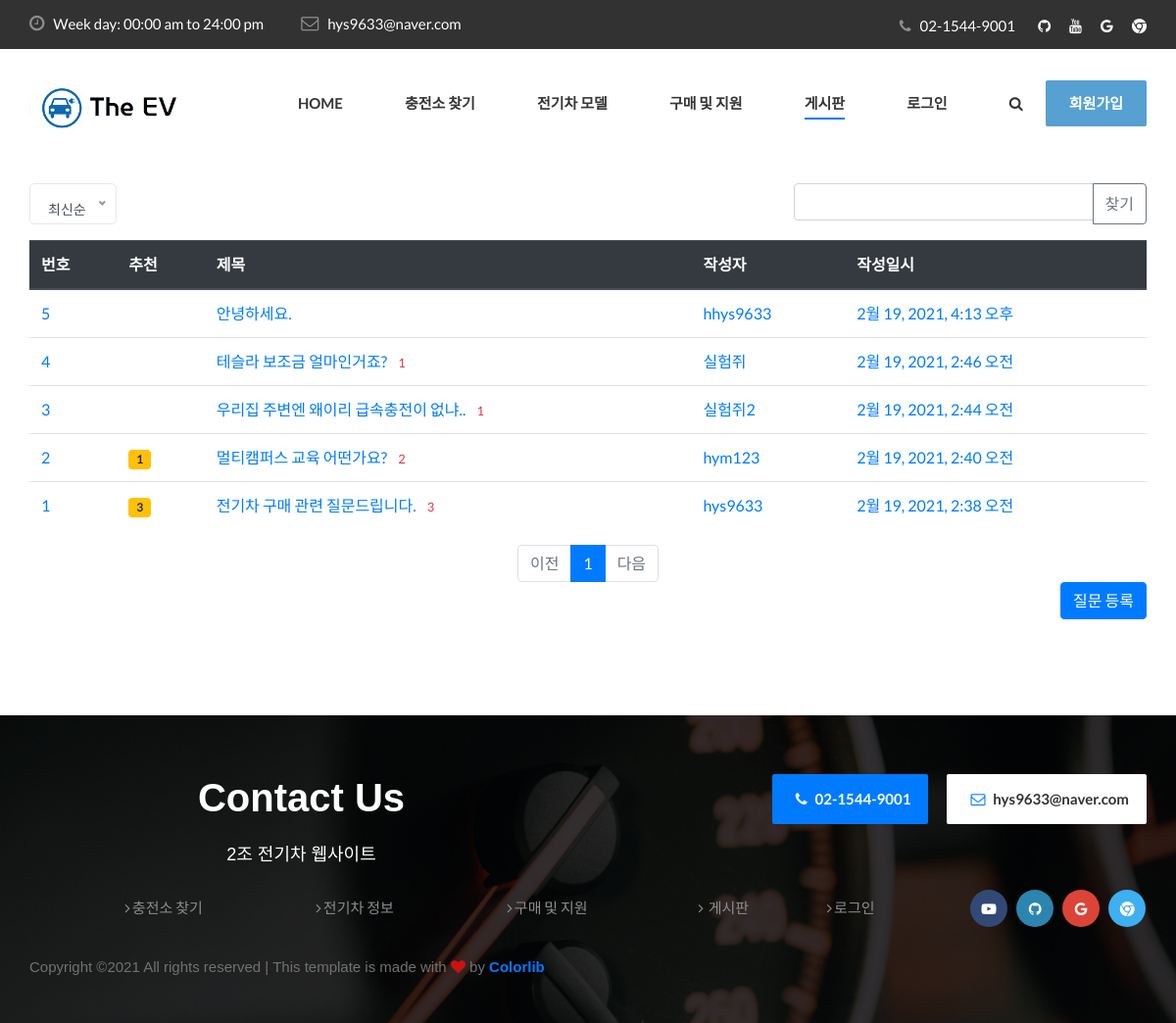
/EVapp/question_list/, run on the app's committed database.
### EVapp/models.py (models this page shows, shortened)
class Question(models.Model):
    author = models.ForeignKey(User, on_delete=models.CASCADE, related_name='author_question')
    subject = models.CharField(max_length=100)
    content = models.TextField()
    create_at = models.DateTimeField(auto_now_add=True)
    modify_date = models.DateTimeField(null=True, blank=True)
    voter = models.ManyToManyField(User, related_name='voter_question')

### EVapp/views.py (the view, shortened to what this page needs)
# urls.py: path('question_list/', views.question_list, name='question_list'),
def question_list(request):
 page = request.GET.get('page', '1')
 kw = request.GET.get('kw', '')
 so = request.GET.get('so', 'recent')
 if so == 'recommend':
     question_list = Question.objects.annotate(num_voter=Count('voter')).order_by('-num_voter', '-create_at')
 elif so == 'popular':
     question_list = Question.objects.annotate(num_answer=Count('answer')).order_by('-num_answer', '-create_at')
 else:  # recent
     question_list = Question.objects.order_by('-create_at')
 paginator = Paginator(question_list, 10)
 page_obj = paginator.get_page(page)
 context = {'question_list': page_obj, 'page': page, 'kw': kw, 'so' : so}
 return render(request, 'EVapp/question_list.html', context)

### EVapp/templates/EVapp/question_list.html (shortened to what this page needs)
<!DOCTYPE html>
<html lang="ko">
{% load static %}
<head>
    <link rel="stylesheet" href="{% static 'css/bootstrap.min.css' %}">
    <link rel="stylesheet" href="{% static 'css/font-awesome.min.css' %}">
    <link rel="stylesheet" href="{% static 'css/elegant-icons.css' %}">
    <link rel="stylesheet" href="{% static 'css/nice-select.css' %}">
    <link rel="stylesheet" href="{% static 'css/magnific-popup.css' %}">
    <link rel="stylesheet" href="{% static 'css/jquery-ui.min.css' %}">
    <link rel="stylesheet" href="{% static 'css/owl.carousel.min.css' %}">
    <link rel="stylesheet" href="{% static 'css/slicknav.min.css' %}">
    <link rel="stylesheet" href="{% static 'css/style.css' %}">
</head>
<body>
    <header class="header">
        <div class="header__top">
            <div class="container">
                <div class="row">
                    <div class="col-lg-7">
                        <ul class="header__top__widget">
                            <li><i class="fa fa-clock-o"></i> Week day: 00:00 am to 24:00 pm</li>
                            <li><i class="fa fa-envelope-o"></i> hys9633@naver.com</li>
                        </ul>
                    </div>
                    <div class="col-lg-5">
                        <div class="header__top__right">
                            <div class="header__top__phone">
                                <i class="fa fa-phone"></i>
                                <span>02-1544-9001</span>
                            </div>
                            <div class="header__top__social">
                                <a href="https://github.com/bongsuyeon/Project_Electric-Vehicle"><i class="fa fa-github"></i></a>
                                <a href="https://www.youtube.com/results?search_query=%EC%A0%84%EA%B8%B0%EC%B0%A8"><i class="fa fa-youtube"></i></a>
                                <a href="https://www.google.co.kr/search?safe=strict&source=hp&ei=rCYrYLG9EdeTr7wPqfKi2Ac&iflsig=AINFCbYAAAAAYCs0vLq8tMS5gM00fO1IIUNMuMpZdEB1&q=%EC%A0%84%EA%B8%B0%EC%B0%A8&oq=%EC%A0%84%EA%B8%B0%EC%B0%A8&gs_lcp=Cgdnd3Mtd2l6EAMyCAgAELEDEIMBMggIABCxAxCDATIICAAQsQMQgwEyCAgAELEDEIMBMggIABCxAxCDATIICAAQsQMQgwEyCAgAELEDEIMBMggIABCxAxCDATIICAAQsQMQgwEyBAgAEAM6AggAOgUIABCxA1CQBlj1EWCwE2gCcAB4AYABkQGIAc4IkgEDMC44mAEAoAEBqgEHZ3dzLXdperABAA&sclient=gws-wiz&ved=0ahUKEwixw-n2pu3uAhXXyYsBHSm5CHsQ4dUDCAc&uact=5"><i class="fa fa-google"></i></a>
                                <a href="https://www.google.co.kr/chrome/?brand=JJTC&gclid=Cj0KCQiA1KiBBhCcARIsAPWqoSqAXvtBiUxMxP79vieCyAc4s_SEDG1Vm-IUOHPlViJmpfIZa5BXjTUaAoiLEALw_wcB&gclsrc=aw.ds"><i class="fa fa-chrome"></i></a>
                            </div>
                        </div>
                    </div>
                </div>
            </div>
        </div>
        <div class="container">
            <div class="row">
                <div class="col-lg-2">
                    <div class="header__logo">
                        <a href="{% url 'index' %}"><img src="{% static 'img/logo.png' %}" alt=""></a>
                    </div>
                </div>
                <div class="col-lg-10">
                    <div class="header__nav">
                        <nav class="header__menu">
                            <ul>
                                <li><a href="{% url 'index' %}">Home</a></li>
                                <li><a href="{% url 'map' %}">충전소 찾기</a></li>
                                <li><a href="{% url 'car' %}">전기차 모델</a></li>
                                <li><a href="#">구매 및 지원</a>
                                </li>
                                <li class="active"><a href="{% url 'question_list' %}">게시판</a></li>
                                <li>
                                {% if user.is_authenticated %}
                                    <a class="nav-link" href="{% url 'logout' %}">{{ user.username }} (로그아웃)</a>
                                    {% else %}
                                    <a href="{% url 'login' %}">로그인</a>
                                    {% endif %}
                                </li>
                            </ul>
                        </nav>
                        <div class="header__nav__widget">
                            <div class="header__nav__widget__btn">
                                <a href="#" class="search-switch"><i class="fa fa-search"></i></a>
                            </div>
                            <a href="{% url 'signup'%}" class="primary-btn">회원가입</a>
                        </div>
                    </div>
                </div>
            </div>
        </div>
    </header>
{% load EVapp_filter %}
<div class="container my-3">
 <div class="row justify-content-between my-3">
     <div class="col-2">
     </div>
     <div class="col-4 input-group">
         <input type="text" class="form-control kw" value="{{ kw|default_if_none:'' }}">
         <div class="input-group-append">
          <button class="btn btn-outline-secondary" type="button" id="btn_search">찾기</button>
         </div>
     </div>
 </div>
 <table class="table">
 <thead class="thead-dark">
 <tr>
 <th>번호</th>
 <th>추천</th>
 <th>제목</th>
 <th>작성자</th>
 <th>작성일시</th>
 </tr>
 </thead>
  <tbody>
  {% for q in question_list %}
   <tr>
   <td>
       <a href="/EVapp/board/{{ q.id }}/">{{ question_list.paginator.count|sub:question_list.start_index|sub:forloop.counter0|add:1 }}</a>
   </td>
   <td>
       {% if q.voter.all.count > 0 %}
       <span class="badge badge-warning px-2 py-1">{{ q.voter.all.count }}</span>
       {% endif %}
   </td>
   <td>
       <a href="/EVapp/board/{{ q.id }}/">{{ q.subject }}</a>
       {% if q.answer_set.count > 0 %}
       <span class="text-danger small ml-2">{{ q.answer_set.count }}</span>
       {% endif %}
   </td>
   <td><a href="/EVapp/board/{{ q.id }}/"> {{ q.author }} </a></td>
   <td><a href="/EVapp/board/{{ q.id }}/"> {{ q.create_at }} </a></td>
   </tr>
 {% endfor %}
  </tbody>
  </table>
    <ul class="pagination justify-content-center">
        {% if question_list.has_previous %}
        <li class="page-item">
            <a class="page-link" data-page="{{ question_list.previous_page_number }}" href="#">이전</a>
        </li>
        {% else %}
        <li class="page-item disabled">
            <a class="page-link" tabindex="-1" aria-disabled="true" href="#">이전</a>
        </li>
        {% endif %}
        {% for page_number in question_list.paginator.page_range %}
        {% if page_number >= question_list.number|add:-5 and page_number <= question_list.number|add:5 %}
            {% if page_number == question_list.number %}
            <li class="page-item active" aria-current="page">
                <a class="page-link" data-page="{{ page_number }}" href="#">{{ page_number }}</a>
            </li>
            {% else %}
            <li class="page-item">
                <a class="page-link" data-page="{{ page_number }}" href="#">{{ page_number }}</a>
            </li>
            {% endif %}
        {% endif %}
        {% endfor %}
        {% if question_list.has_next %}
        <li class="page-item">
            <a class="page-link" data-page="{{ question_list.next_page_number }}" href="#">다음</a>
        </li>
        {% else %}
        <li class="page-item disabled">
            <a class="page-link" tabindex="-1" aria-disabled="true" href="#">다음</a>
        </li>
        {% endif %}
    </ul>
    <a href="{% url 'question_create' %}" class="btn btn-primary float-right">질문 등록</a>
</div>
<br>
<br>
<br>
<br>
<br>
    <footer class="footer set-bg" data-setbg="{% static 'img/footer-bg.jpg' %}">
        <div class="container">
            <div class="footer__contact">
                <div class="row">
                    <div class="col-lg-6 col-md-6">
                        <div class="footer__contact__title">
                            <h2>Contact Us</h2>
                            <br><h5> 2조 전기차 웹사이트</h5><br>
                        </div>
                    </div>
                    <div class="col-lg-6 col-md-6">
                        <div class="footer__contact__option">
                            <div class="option__item"><i class="fa fa-phone"></i> 02-1544-9001</div>
                            <div class="option__item email"><i class="fa fa-envelope-o"></i> hys9633@naver.com</div>
                        </div>
                    </div>
                    <div class="col-lg-2 offset-lg-1 col-md-3">
                        <div class="footer__widget">
                            <ul>
                                <li><a href="{% url 'map' %}"><i class="fa fa-angle-right"></i>충전소 찾기</a></li>
                            </ul>
                        </div>
                    </div>
                    <div class="col-lg-2 col-md-3">
                        <div class="footer__widget">
                            <ul>
                                <li><a href="{% url 'car' %}"><i class="fa fa-angle-right"></i>전기차 정보</a></li>
                            </ul>
                        </div>
                    </div>
                    <div class="col-lg-2 col-md-3">
                        <div class="footer__widget">
                            <ul>
                                <li><a href="{% url 'purchase' %}"><i class="fa fa-angle-right"></i>구매 및 지원</a></li>
                            </ul>
                        </div>
                    </div>
                    <div class="col-lg-3 col-md-6">
                    <div class="footer__brand">
                        <ul>
                            <li><a href="{% url 'question_list' %}"><i class="fa fa-angle-right"></i> 게시판</a></li>
                        </ul>
                        <ul>
                            <li><a href="{% url 'login' %}"><i class="fa fa-angle-right"></i>로그인</a></li>
                        </ul>
                    </div>
                </div>
                <div class="footer__social">
                    <a href="https://www.youtube.com/results?search_query=%EC%A0%84%EA%B8%B0%EC%B0%A8" class="facebook"><i class="fa fa-youtube-play"></i></a>
                    <a href="https://github.com/bongsuyeon/Project_Electric-Vehicle" class="twitter"><i class="fa fa-github"></i></a>
                    <a href="https://www.google.com/search?safe=strict&hl=ko&sxsrf=ALeKk02fcjZOzs1ygjVQcDQKtX4wKanO0g%3A1613440586986&source=hp&ei=SiYrYMvDOdiDoATLh6CAAg&iflsig=AINFCbYAAAAAYCs0WuOAP2uaVCh25qmHNfhW6Kic2pLM&q=%EC%A0%84%EA%B8%B0%EC%B0%A8&oq=%EC%A0%84%EA%B8%B0%EC%B0%A8&gs_lcp=Cgdnd3Mtd2l6EAMyBAgjECcyBAgjECcyCAgAELEDEIMBMggIABCxAxCDATINCAAQhwIQsQMQgwEQFDIICAAQsQMQgwEyCAgAELEDEIMBMggIABCxAxCDATIICAAQsQMQgwEyCAgAELEDEIMBOg0IIxDNAxDqAhAnEIsDOgoIIxDqAhAnEIsDOgIIADoFCAAQsQM6BwgAEIcCEBRQtBVYmCBg3yFoAnAAeAGAAaQBiAGpB5IBAzAuN5gBAKABAaoBB2d3cy13aXqwAQq4AQI&sclient=gws-wiz&ved=0ahUKEwjLkLTIpu3uAhXYAYgKHcsDCCAQ4dUDCAc&uact=5" class="google"><i class="fa fa-google"></i></a>
                    <a href="https://www.google.co.kr/chrome/?brand=JJTC&gclid=Cj0KCQiA1KiBBhCcARIsAPWqoSqAXvtBiUxMxP79vieCyAc4s_SEDG1Vm-IUOHPlViJmpfIZa5BXjTUaAoiLEALw_wcB&gclsrc=aw.ds" class="skype"><i class="fa fa-chrome"></i></a>
                </div>
                </div>
            </div>
            <div class="footer__copyright__text">
                <p>Copyright &copy;<script>document.write(new Date().getFullYear());</script> All rights reserved | This template is made with <i class="fa fa-heart" aria-hidden="true"></i> by <a href="https://colorlib.com" target="_blank">Colorlib</a></p>
            </div>
        </div>
    </footer>
</body>
</html>

### data on the page
Question: paginator.count|sub "5", subject "안녕하세요.", author "hhys9633", create_at "2월 19, 2021, 4:13 오후"
Question: paginator.count|sub "4", subject "테슬라 보조금 얼마인거죠?", answer_set.count "1", author "실험쥐", create_at "2월 19, 2021, 2:46 오전"
Question: paginator.count|sub "3", subject "우리집 주변엔 왜이리 급속충전이 없냐..", answer_set.count "1", author "실험쥐2", create_at "2월 19, 2021, 2:44 오전"
Question: paginator.count|sub "2", voter.all.count "1", subject "멀티캠퍼스 교육 어떤가요?", answer_set.count "2", author "hym123", create_at "2월 19, 2021, 2:40 오전"
Question: paginator.count|sub "1", voter.all.count "3", subject "전기차 구매 관련 질문드립니다.", answer_set.count "3", author "hys9633", create_at "2월 19, 2021, 2:38 오전"

### other printed values
{{ page_number }} "1"
